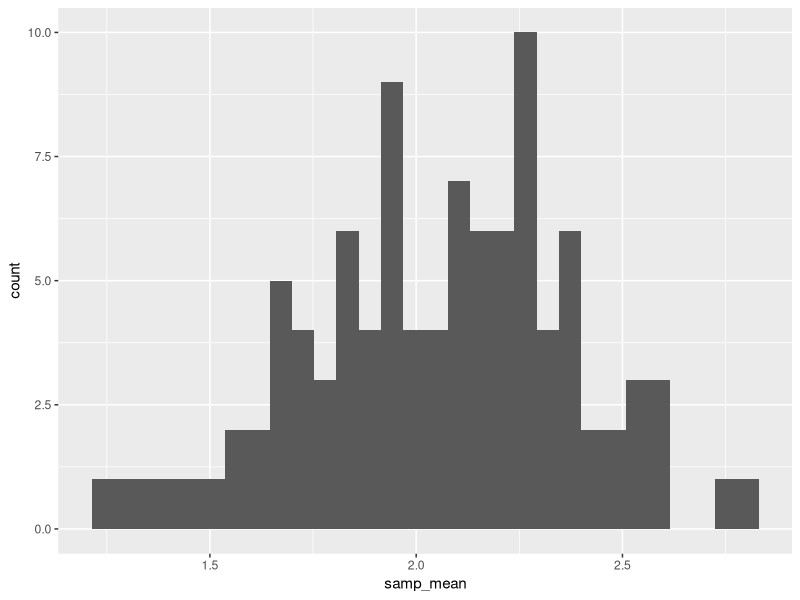
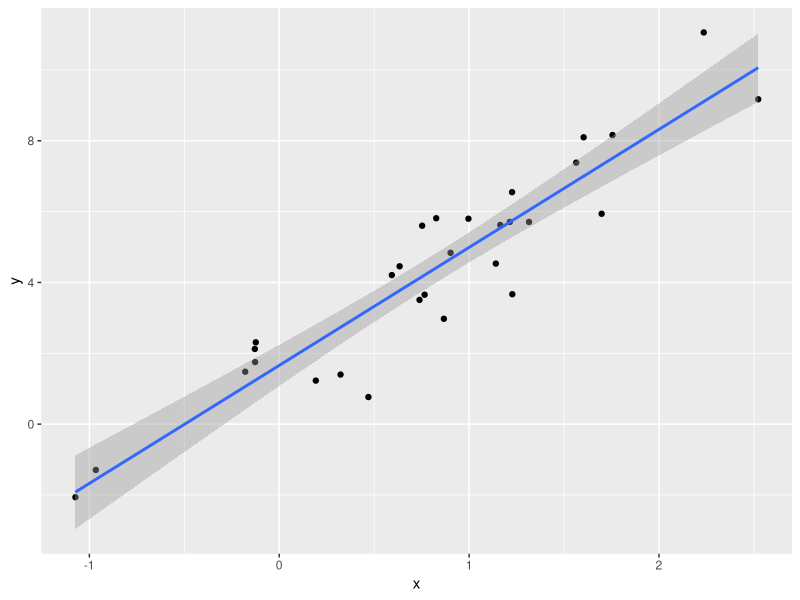
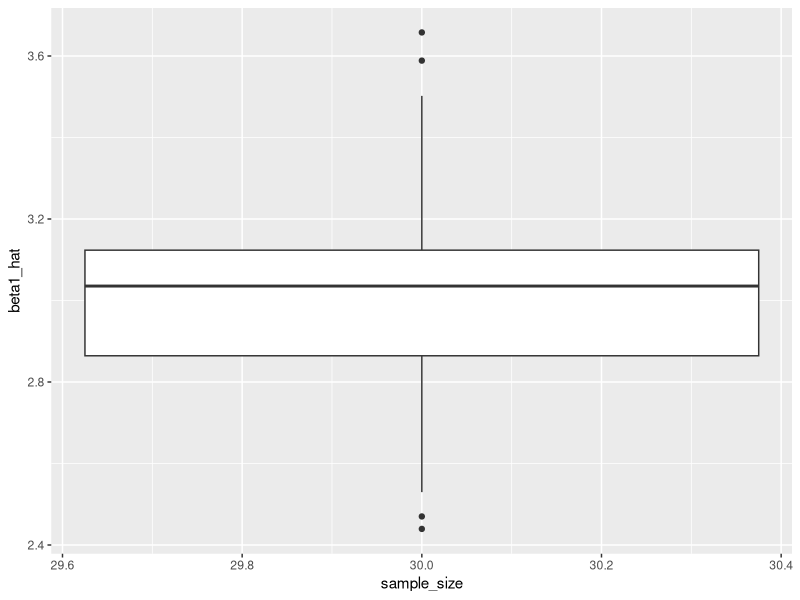

R code for these plots, in order:
## ---- chunk 1
library(tidyverse)

set.seed(1)

## ---- chunk 2
sim_df = 
  tibble(
    x=rnorm(30,10,5)
  )

sim_df|>
  summarize(
    mean= mean(x),
    sd= sd(x)
  )
## ---- chunk 3
sim_mean_sd = function(n, mu = 2, sigma = 3) {
  
  sim_data = 
    tibble(
    x = rnorm(n, mean = mu, sd = sigma),
  )
  
  sim_data |> 
    summarize(
      samp_mean = mean(x),
      samp_sd = sd(x)
    )
}
## ---- chunk 4
output = vector("list", 100)

for (i in 1:100) {
  output[[i]] = sim_mean_sd(30)
}

sim_results = bind_rows(output)|>
  summarize(
    av_samp_mean = mean(samp_mean),
    SE_samp_mean = sd(samp_mean)
  )
sim_results
## ---- chunk 5
sim_results= 
  tibble(
    iter = 1:100
  )|>
  mutate(samp_results = map(iter , sim_mean_sd, n= 30))|>
  unnest(samp_results)

sim_results
## ---- chunk 6
sim_results= 
  expand_grid(
    n= c(10,30,60,100),
    iter= 1:100
  )|>
  mutate(samp_results= map(n,sim_mean_sd))|>
  unnest(samp_results)

sim_results
## ---- chunk 7
sim_results |> 
  group_by(n)|>
  summarize(
    se= sd(samp_mean)
  )
## ---- chunk 8
sim_results|> 
  filter(n==100)|>
  ggplot(aes(x=samp_mean))+
  geom_histogram()
## ---- chunk 9
 sim_data= 
  tibble(
    x= rnorm(30, mean = 1, sd= 1),
    y = 2+3*x+rnorm(30,0,1)
  )

sim_data|>
  ggplot(aes(x=x, y=y))+
  geom_point()+
  stat_smooth(method="lm")

lm_fit= lm(y~x, data= sim_data)
## ---- chunk 10
sim_regression = function (n){
  
  sim_data= 
  tibble(
    x= rnorm(n, mean = 1, sd= 1),
    y = 2+3*x+rnorm(n,0,1)
  )
  
  lm_fit = lm(y~x, data = sim_data)
  
  out_df = 
    tibble( 
      beta0_hat = coef(lm_fit)[1],
      beta1_hat = coef(lm_fit)[2])
  return(out_df)
}
## ---- chunk 11
sim_results = 
  expand_grid(
    sample_size = 30 , 
    iter= 1:100
  )|>
  mutate(lm_res = map(sample_size, sim_regression))|>
  unnest(lm_res)

head(sim_results)

sim_results|>
  mutate(sample_sez= str_c("n = ", sample_size)) |>
  ggplot(aes(x= sample_size, y = beta1_hat))+ 
  geom_boxplot()
## ---- chunk 12

bday_sim = function(n){
  bdays= sample( 1:365, size = 10, replace= TRUE)
  
  duplicate = length(unique(bdays))<10
  
  return(duplicate)
}

bday_sim(10)
## ---- chunk 13
sim_results = 
  expand_grid(
    n= c(10,50),
    iter= 1:100
  )|>
  mutate(res = map_lgl(n, bday_sim))|>
  group_by(n)|>
  summarize(prob = mean(res))

sim_results
